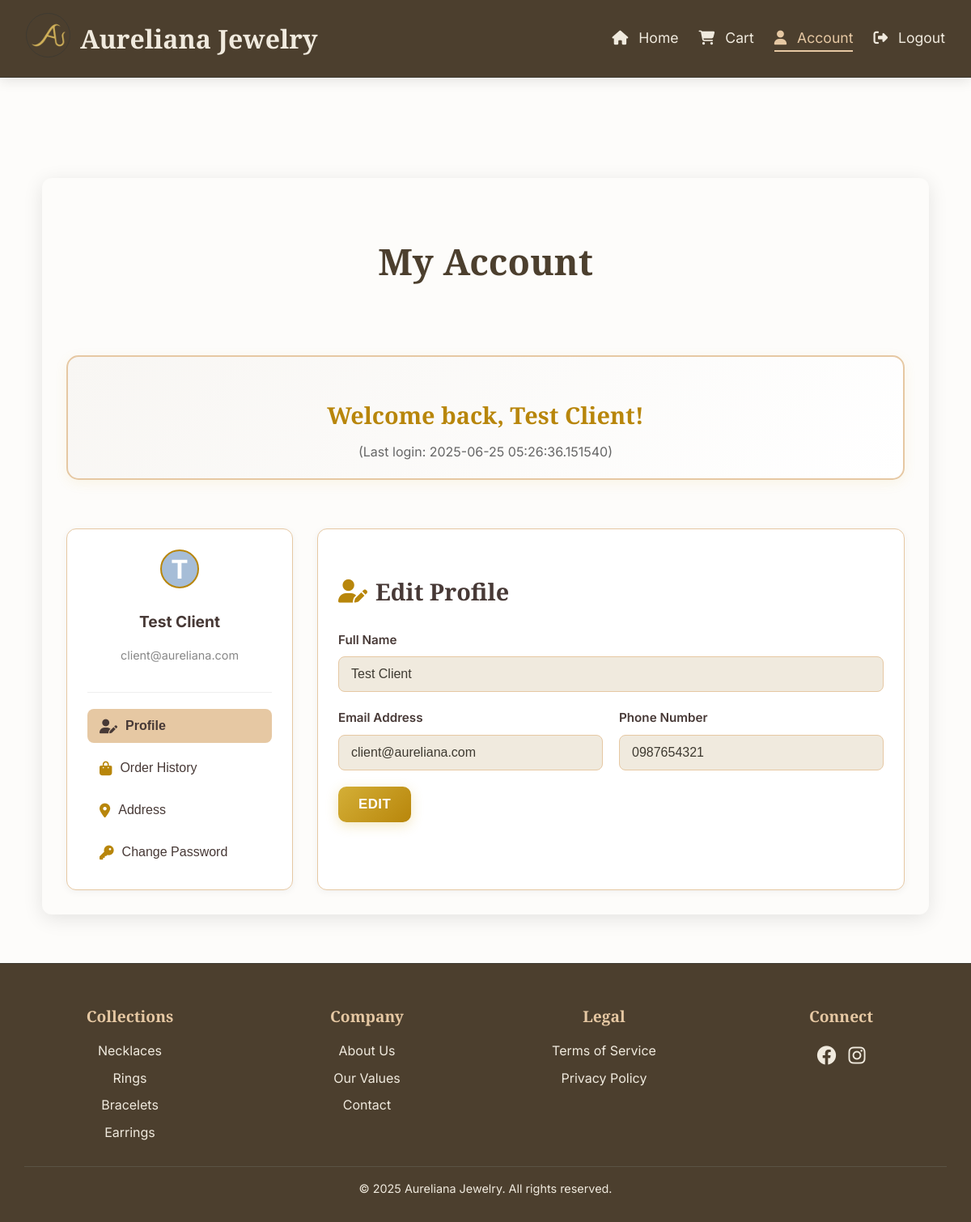
The page /account (signed in) on the database its author committed.
### tables this page shows
CREATE TABLE clients (
                client_ID INTEGER PRIMARY KEY AUTOINCREMENT,
                email TEXT NOT NULL,
                phone TEXT,
                username TEXT UNIQUE NOT NULL,
                password TEXT NOT NULL,
                role TEXT DEFAULT 'user',
                address TEXT,
                last_login DATETIME
            , full_name TEXT, address_details TEXT, region TEXT, province TEXT, city TEXT, barangay TEXT);

### app.py (the view)
@app.route('/account')
def account():
    if 'user_id' not in session:
        flash('Please log in to access your account.', 'error')
        return redirect(url_for('login'))
    if session.get('role') == 'admin':
        flash('Admin users should use the admin dashboard.', 'error')
        return redirect(url_for('admin_dashboard'))
    with db_transaction() as conn:
        conn.row_factory = sqlite3.Row
        c = conn.cursor()
        c.execute('SELECT * FROM clients WHERE client_ID = ?', (session['user_id'],))
        user_data = c.fetchone()
        c.execute('''SELECT o.*
                    FROM orders o
                    WHERE o.client_ID = ?
                    ORDER BY o.created_at DESC''', (session['user_id'],))
        orders = [dict(row) for row in c.fetchall()]
        for order in orders:
            c.execute('''SELECT oi.product_name, oi.quantity, oi.unit_price
                        FROM order_items oi
                        WHERE oi.order_ID = ?
                        ORDER BY oi.item_ID''', (order['order_ID'],))
            order['items'] = [dict(item) for item in c.fetchall()]
        c.execute('SELECT * FROM reviews WHERE user_id = ? ORDER BY created_at DESC', (session['user_id'],))
        reviews = c.fetchall()
    return render_template('account.html', user_data=user_data, orders=orders, reviews=reviews)

### app.py (called while the page is built, shortened)
def get_db_connection():
    conn = sqlite3.connect('aureliana.db', timeout=60, check_same_thread=False)
    conn.execute('PRAGMA journal_mode=WAL')
    conn.execute('PRAGMA synchronous=NORMAL')
    conn.execute('PRAGMA cache_size=10000')
    conn.execute('PRAGMA temp_store=MEMORY')
    conn.execute('PRAGMA busy_timeout=30000')
    return conn

@contextmanager
def db_transaction():
    conn = None
    try:
        with db_lock:
            conn = get_db_connection()
            yield conn
            conn.commit()
    finally:
        if conn:
            try:
                conn.close()
            except:
                pass

### templates/account.html (shortened to what this page needs)
{% extends "base.html" %}
{% block head_styles %}
    <link rel="stylesheet" href="{{ url_for('static', filename='css/account.css') }}">
{% endblock %}
{% block content %}
<section class="account-container">
    <div class="account-box">
        <h1 class="serif">My Account</h1>
        <div class="welcome-section" style="text-align: center; margin: 30px 0; padding: 20px; background: linear-gradient(135deg, #f8f6f3 0%, #fff 100%); border-radius: 15px; box-shadow: 0 4px 15px rgba(212, 175, 55, 0.1); border: 2px solid #e6c8a3;">
            <h3 style="color: #b8860b; font-size: 1.8rem; margin-bottom: 10px; font-family: 'Playfair Display', serif;">Welcome back, {{ user_data.full_name }}!</h3>
            {% if user_data.last_login %}
            <p style="color: #666; font-size: 1rem; margin: 0;">(Last login: {{ user_data.last_login }})</p>
            {% endif %}
        </div>
        <div class="account-main">
            <div class="account-sidebar">
                <div class="profile-header">
                    <div id="user-avatar" class="user-avatar"></div>
                    <h4>{{ user_data.full_name }}</h4>
                    <p>{{ user_data.email }}</p>
                </div>
                <div class="account-tabs">
                    <button class="tab-btn active" onclick="showAccountTab('profile')">
                        <i class="fas fa-user-edit"></i> Profile
                    </button>
                    <button class="tab-btn" onclick="showAccountTab('orders')">
                        <i class="fas fa-shopping-bag"></i> Order History
                    </button>
                    <button class="tab-btn" onclick="showAccountTab('address')">
                        <i class="fas fa-map-marker-alt"></i> Address
                    </button>
                    <button class="tab-btn" onclick="showAccountTab('password')">
                        <i class="fas fa-key"></i> Change Password
                    </button>
                </div>
            </div>
            <div class="account-content-area">
                <div id="profile" class="account-content active">
                    <h3><i class="fas fa-user-edit"></i> Edit Profile</h3>
                    <form class="account-form" method="POST" action="{{ url_for('update_profile') }}">
                        <div class="form-row">
                            <div class="form-group">
                                <label for="full_name">Full Name</label>
                                <input type="text" id="full_name" name="full_name" value="{{ user_data.full_name }}" required disabled>
                            </div>
                        </div>
                        <div class="form-row">
                            <div class="form-group">
                                <label for="email">Email Address</label>
                                <input type="email" id="email" name="email" value="{{ user_data.email }}" required disabled>
                            </div>
                            <div class="form-group">
                                <label for="phone">Phone Number</label>
                                <input type="tel" id="phone" name="phone" value="{{ user_data.phone or '' }}" disabled>
                            </div>
                        </div>
                        <button type="button" id="edit-profile-btn" class="submit-btn">Edit</button>
                    </form>
                </div>
            </div>
        </div>
    </div>
</section>
{% endblock %}

### static/css/base.css (style rules this page uses)
html { box-sizing: border-box; background-color: #4c3f2e; }
*, *::before, *::after { box-sizing: inherit; }
body { font-family: 'Inter', sans-serif; color: #3e3a31; background-color: #fdfcfa; line-height: 1.6; margin: 0; display: flex; flex-direction: column; min-height: 100vh; font-size: 16px; }
.form-group { margin-bottom: 16px; }
.form-group label { display: block; margin-bottom: 7px; font-weight: 600; color: #473936; }
.form-group input[type="text"], .form-group textarea { width: 100%; padding: 10px; border: 1px solid #e6c8a3; border-radius: 6px; font-family: 'Montserrat', sans-serif; font-size: 1.08rem; }

### static/css/account.css (style rules this page uses)
.account-container { max-width: 1400px; margin: 80px auto 40px auto; padding: 20px; }
.account-box { background-color: #fdfcfa; border-radius: 12px; box-shadow: 0 5px 25px rgba(0, 0, 0, 0.1); padding: 30px; display: flex; flex-direction: column; gap: 30px; }
.account-box h1 { font-family: 'Playfair Display', serif; font-size: 2.8rem; color: #4c3f2e; text-align: center; margin-bottom: 20px; }
.welcome-section { text-align: center; margin: 30px 0; padding: 20px; background: linear-gradient(135deg, #f8f6f3 0%, #fff 100%); border-radius: 15px; box-shadow: 0 4px 15px rgba(212, 175, 55, 0.1); border: 2px solid #e6c8a3; }
.welcome-section h3 { color: #b8860b; font-size: 1.8rem; margin-bottom: 10px; font-family: 'Playfair Display', serif; }
.welcome-section p { color: #666; font-size: 1rem; margin: 0; }
.account-main { display: flex; gap: 30px; }
.account-sidebar { flex: 0 0 280px; background-color: #fff; padding: 25px; border-radius: 12px; box-shadow: 0 2px 10px rgba(0, 0, 0, 0.05); border: 1px solid #e6c8a3; }
.profile-header { text-align: center; padding-bottom: 20px; margin-bottom: 20px; border-bottom: 1px solid #eee; }
.user-avatar { width: 60px; height: 60px; border-radius: 50%; background-color: #d4af37; color: #fff; display: flex; align-items: center; justify-content: center; font-size: 2rem; font-weight: bold; margin: 0 auto 10px auto; border: 2px solid #b8860b; }
.profile-header h4 { font-size: 1.2rem; color: #473936; margin-bottom: 5px; }
.profile-header p { font-size: 0.9rem; color: #888; }
.account-tabs { display: flex; flex-direction: column; gap: 10px; }
.tab-btn { background-color: transparent; border: none; padding: 12px 15px; font-size: 1rem; color: #473936; text-align: left; cursor: pointer; border-radius: 8px; transition: background-color 0.3s ease, color 0.3s ease; display: flex; align-items: center; gap: 10px; }
.tab-btn i { color: #b8860b; font-size: 1.1rem; }
.tab-btn.active { background-color: #e6c8a3; color: #473936; font-weight: 600; }
.tab-btn.active i { color: #473936; }
.account-content-area { flex-grow: 1; background-color: #fff; padding: 25px; border-radius: 12px; box-shadow: 0 2px 10px rgba(0, 0, 0, 0.05); border: 1px solid #e6c8a3; }
.account-content { display: none; }
.account-content.active { display: block; }
.account-content h3 { font-family: 'Playfair Display', serif; font-size: 1.8rem; color: #473936; margin-bottom: 25px; display: flex; align-items: center; gap: 10px; }
.account-content h3 i { color: #b8860b; }
.account-form .form-group { margin-bottom: 20px; }
.account-form label { display: block; margin-bottom: 8px; font-weight: 600; color: #473936; font-size: 0.95rem; }
.account-form input[type="text"], .account-form input[type="email"], .account-form input[type="tel"], .account-form input[type="password"], .account-form select, .account-form textarea { width: 100%; padding: 12px 15px; border: 1px solid #e6c8a3; border-radius: 8px; font-size: 1rem; color: #3e3a31; background-color: #fdfcfa; transition: border-color 0.3s ease, box-shadow 0.3s ease; }
.account-form input[disabled] { background-color: #f0eade; cursor: not-allowed; }
.account-form .form-row { display: flex; gap: 20px; margin-bottom: 20px; }
.account-form .form-row .form-group { flex: 1; margin-bottom: 0; }
.submit-btn { background: linear-gradient(135deg, #d4af37, #b8860b); color: #fff; border: none; border-radius: 10px; padding: 12px 25px; font-size: 1.05rem; font-weight: 600; cursor: pointer; transition: all 0.3s ease; box-shadow: 0 4px 15px rgba(212, 175, 55, 0.3); text-transform: uppercase; letter-spacing: 0.5px; }

### rows shown on the page
clients: full_name "Test Client", last_login "2025-06-25 05:26:36.151540", email "client@aureliana.com", phone "0987654321"
